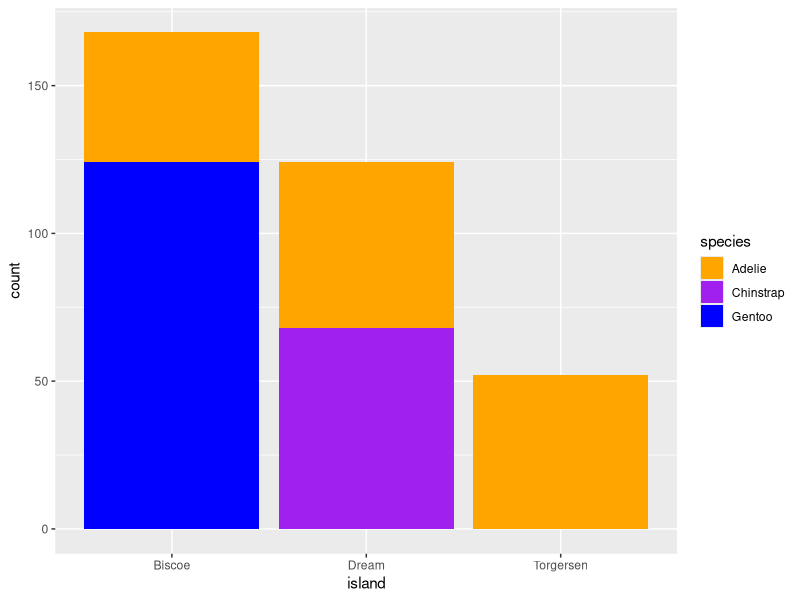
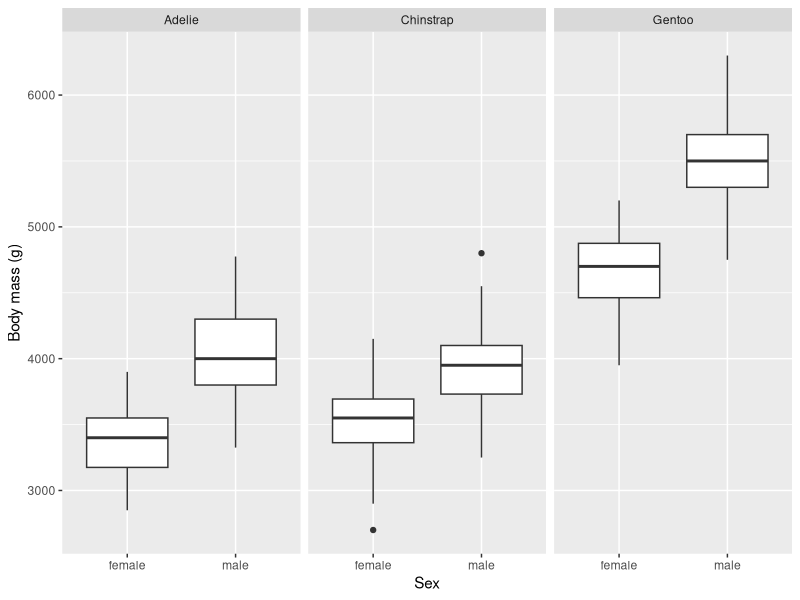

Write the R code that produced these figures, in order.
## ---- chunk 1
# install.packages("palmerpenguins")
knitr::opts_chunk$set(echo = TRUE)
library(palmerpenguins)
library(dplyr)
library(tidyr)
library(ggplot2)
data(penguins, package = 'palmerpenguins')
## ---- chunk 2
penguins |>
  group_by(species) |>
  summarize(count=n())
## ---- chunk 3
penguins |>
  filter(!is.na(sex)) |>
  group_by(species, sex) |>
  summarize(count=n())
## ---- chunk 4

penguins |>
  # group_by(species, sex) |>
  select(bill_length_mm, bill_depth_mm, flipper_length_mm, body_mass_g) |>
  summarise(
    across(everything(),
           list(min=min, mean=mean, sd=sd, max=max),
           na.rm=TRUE,
           .names = "{.col}@{.fn}")
    ) |>
  pivot_longer(cols = everything(),
               names_to = c("stat", ".value"),
               names_sep = "@")
## ---- chunk 5
color_list <- list(Chinstrap="purple", Gentoo="blue", Adelie="orange")
ggplot(data = penguins) +
  geom_bar(aes(x=island, fill=species)) +
  scale_fill_manual(values = color_list)
  
## ---- chunk 6
penguins |>
  group_by(island) |>
  count() |>
  filter(island == "Dream") |>
  select(n)
## ---- chunk 7
penguins |>
  filter(!is.na(sex)) |>
  ggplot() +
    geom_boxplot(aes(x=sex, y=body_mass_g)) +
    facet_grid(cols = vars(species)) +
    labs(x = "Sex", y = "Body mass (g)")
